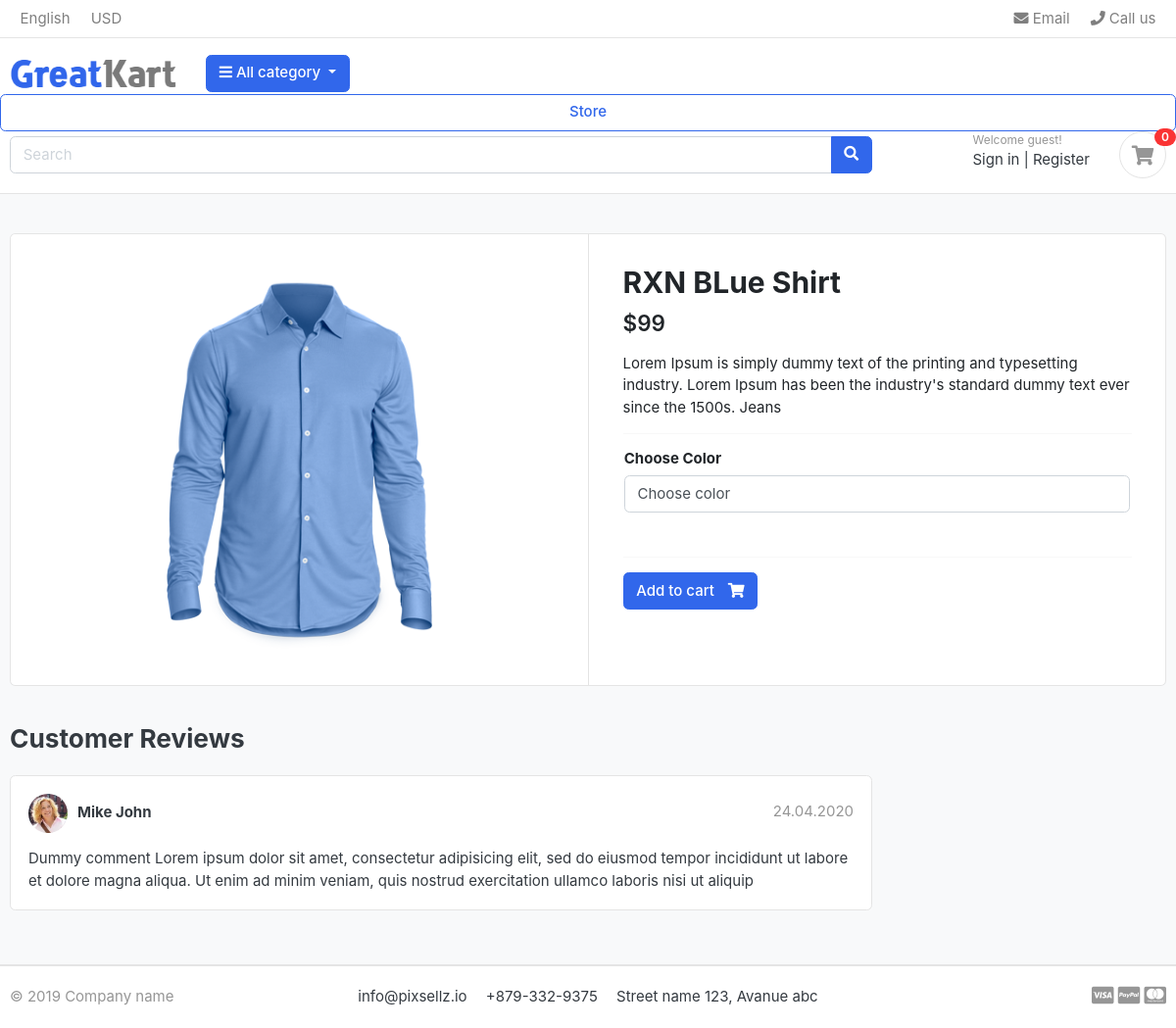
/store/category/shirts/rxn-blue-shirt/, run on the app's committed database.
### store/models.py (models this page shows, shortened)
class Product(models.Model):
    product_name=models.CharField(max_length=200,unique=True)
    slug        =models.SlugField(max_length=300,unique=True)
    description =models.TextField(max_length=500,blank=True)
    price       =models.IntegerField()
    image       =models.ImageField(upload_to='photos/products')
    stock       =models.IntegerField()
    is_available=models.BooleanField(default=True)
    category    =models.ForeignKey(Category,on_delete=models.CASCADE)
    created_data=models.DateTimeField(auto_now_add=True)
    modified    =models.DateTimeField(auto_now=True)

### store/views.py (the view)
# urls.py: path("category/<slug:category_slug>/<slug:product_slug>/",views.product_details,name="product_details"),
def product_details(request,category_slug,product_slug):
    try:
        selected_category = get_object_or_404(Category, slug=category_slug)
        single_product = get_object_or_404(Product, category=selected_category, slug=product_slug)
        in_cart=CartItem.objects.filter(cart__cart_id=_cart_id(request),product=single_product).exists()     # to check is product already in cart or not
    except Exception as e:
        raise e
    context={
        'single_product': single_product,
        'in_cart':in_cart,
    }
    return render(request,'store/product_details.html',context)

### carts/context_processors.py (called while the page is built)
def counter(request):
    cart_count=0
    if 'admin' is request.path:
        return {}
    else:
        try:
            cart=Cart.objects.get(cart_id=_cart_id(request))
            cart_items=CartItem.objects.all()
            for cart_item in cart_items:
                cart_count+=cart_item.quantity
        except Cart.DoesNotExist:
            cart_count=0
    return dict(cart_count=cart_count)

### carts/views.py (called while the page is built)
def _cart_id(request):                                   # to get cart session id
    cart=request.session.session_key
    if not cart:
        cart=request.session.create()
    return cart

### category/context_processors.py (called while the page is built)
def menu_links(request):
    all_links=Category.objects.all()
    return dict(links=all_links)

### store/templates/store/product_details.html (shortened to what this page needs)
{% extends 'app/base.html' %}
{% block content %}
<section class="section-content padding-y bg">
    <div class="container">
    <div class="card">
        <div class="row no-gutters">
            <aside class="col-md-6">
    <article class="gallery-wrap">
        <div class="img-big-wrap">
           <a href="#"><img src="{{single_product.image.url}}"></a>
        </div>
    </article>
            </aside>
<main class="col-md-6 border-left">
  <form action="{% url 'add_cart' single_product.id  %}" method="GET">
    <article class="content-body">
    <h2 class="title">{{single_product.product_name}}</h2>
    <div class="mb-3">
        <var class="price h4">${{single_product.price}}</var>
    </div>
    <p>{{single_product.description}}</p>
    <hr>
    <div class="row">
      <div class="item-option-select">
          <h6>Choose Color</h6>
          <select name="color" class="form-control" required>
            <option value="color" disabled selected>Choose color</option>
          </select>
      </div>
  </div>
  <div class="row">
  </div>
        <hr>
        {% if single_product.stock == 0 %}
           <h5 class='text-danger'> Out Of Stock</h5>
        {% else %}
          {% if  in_cart %}
          <a href="#" class="btn  btn-success"> <span class="text">Added to cart</span> <i class="fas fa-shopping-cart"></i>  </a>
          <a href={% url "cart" %} class="btn btn-outline-primary"> <span class="text"> View Cart</span> <i class="fas fa-eye"></i> </a>
          {% else %}
        <button type="submit" class="btn  btn-primary"> <span class="text">Add to cart</span> <i class="fas fa-shopping-cart"></i>  </button>
        {% endif %}
        {% endif %}
    </article>
  </form>
</main>
        </div>
    </div>
    <br>
    <div class="row">
                <div class="col-md-9">
        <header class="section-heading">
            <h3>Customer Reviews </h3>
        </header>
        <article class="box mb-3">
            <div class="icontext w-100">
                <img src="./images/avatars/avatar1.jpg" class="img-xs icon rounded-circle">
                <div class="text">
                    <span class="date text-muted float-md-right">24.04.2020 </span>
                    <h6 class="mb-1">Mike John </h6>
                </div>
            </div>
            <div class="mt-3">
                <p>
                    Dummy comment Lorem ipsum dolor sit amet, consectetur adipisicing elit, sed do eiusmod
                    tempor incididunt ut labore et dolore magna aliqua. Ut enim ad minim veniam,
                    quis nostrud exercitation ullamco laboris nisi ut aliquip
                </p>
            </div>
        </article>
        </div>
    </div>
    </div>
    </section>
{% endblock %}

### app/static/app/css/ui.css (style rules this page uses)
html { font-family: "Inter", sans-serif; font-size: 15px; }
.content-body { flex: 1 1 auto; padding: 2rem 2.3rem; }
.img-xs, .img-sm, .img-md, .img-lg { -o-object-fit: cover; object-fit: cover; flex-shrink: 0; flex-grow: 0; }
.img-xs { width: 40px; height: 40px; }
.padding-y { padding-top: 40px; padding-bottom: 40px; }
var { font-style: normal; }
article:after, .form-group:after { display: block; clear: both; content: ""; }
.bg { background-color: #f8f9fa; }
.section-heading { margin-bottom: 20px; margin-top: 15px; }
p:last-child { margin-bottom: 0; }
.btn .text + i { margin-left: 10px; }
.icontext { display: inline-flex; align-items: center; vertical-align: middle; }
.icontext .text { width: 100%; line-height: 1.2; }
.icontext .icon { position: relative; margin-right: 10px; flex-shrink: 0; flex-grow: 0; }
.price { font-weight: 600; color: #212529; }
.box { padding: 18px; background: #fff; border-radius: 0.37rem; border: 1px solid #e4e4e4; }
.box img { max-width: 100%; }
.gallery-wrap .img-big-wrap { margin-bottom: 10px; border-radius: 0.37rem; overflow: hidden; background-color: #fff; }
.gallery-wrap .img-big-wrap a { text-align: center; display: block; }
.gallery-wrap .img-big-wrap img { height: 450px; width: auto; display: inline-block; }
.item-option-select { margin-bottom: 1rem; display: inline-block; margin-right: 15px; }

### data on the page
Product: image (picture), product_name "RXN BLue Shirt", price "99", description "Lorem Ipsum is simply dummy text of the printing and typesetting industry. Lorem Ipsum has been the industry's standard dummy text ever since the 1500s. Jeans"

### other printed values
{{ cart_count }} "0"
